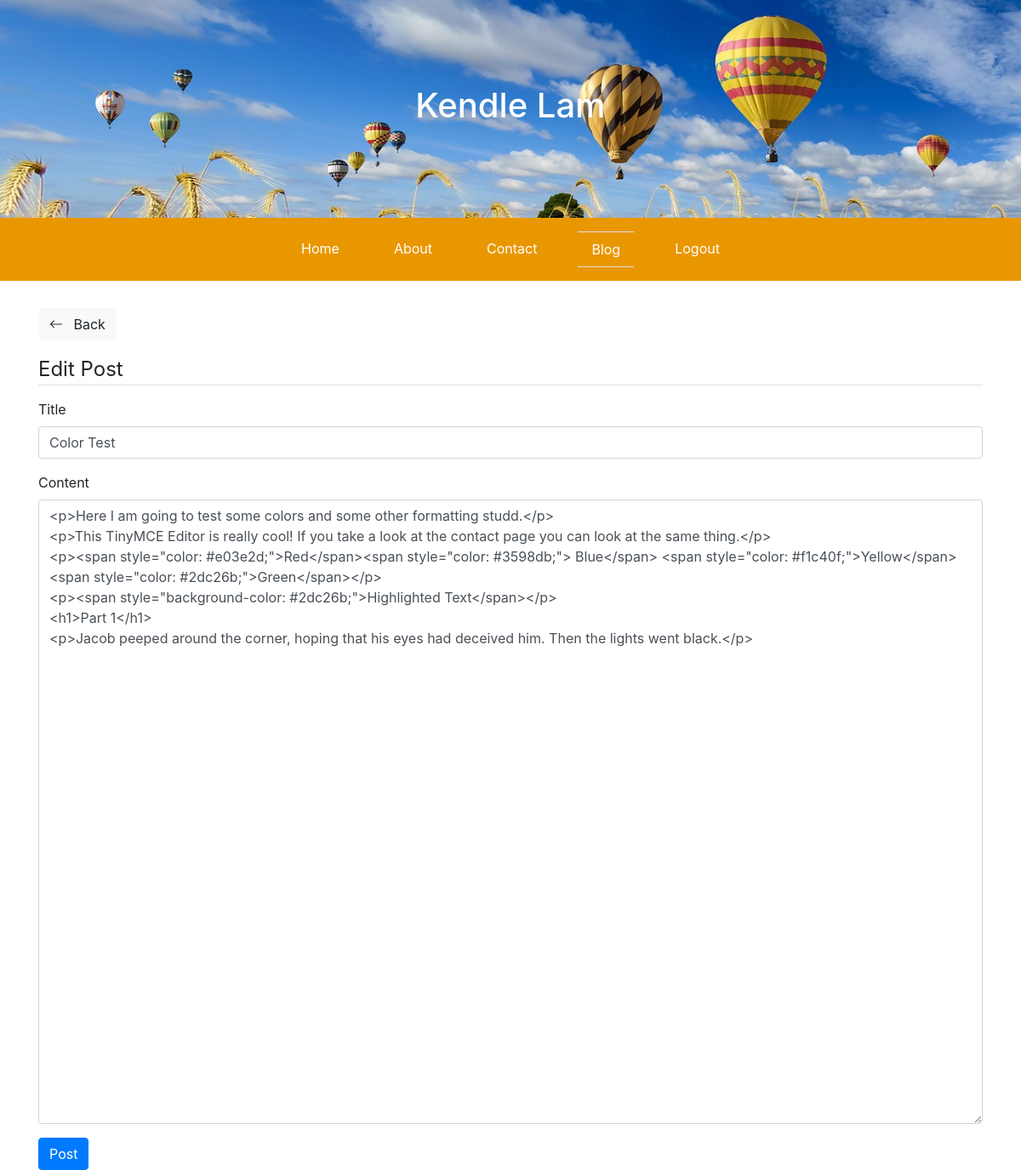
The page /blog/post/2/edit (signed in) on the database its author committed.
### flaskblog/models.py (models this page shows, shortened)
class Post(db.Model):
    id = db.Column(db.Integer, primary_key=True)
    title = db.Column(db.String(100), nullable=False)
    date_posted = db.Column(db.DateTime, nullable=False, default=datetime.utcnow)
    last_updated = db.Column(db.DateTime, nullable=False, default=datetime.utcnow)
    content = db.Column(db.Text, nullable=False)
    comments = db.relationship('Comment', backref='post', lazy=True)

### flaskblog/posts/routes.py (the view)
@posts.route("/blog/post/<int:post_id>/edit", methods=["GET", "POST"])
def update_post(post_id):
    post = Post.query.get_or_404(post_id)
    form = PostForm()
    if form.validate_on_submit():
        post.title = form.title.data
        post.content = form.content.data
        post.last_updated = datetime.utcnow()
        db.session.commit()
        flash('Post updated!', 'success')
        return redirect(url_for('posts.post',post_id = post.id))
    elif request.method == 'GET':
        form.title.data = post.title
        form.content.data = post.content
    return render_template('create_post.html', title='Update Post', form =form, legend='Edit Post')

### flaskblog/posts/forms.py
class PostForm(FlaskForm):
    title = StringField('Title', validators=[DataRequired()])
    content = TextAreaField('Content', validators=[DataRequired()])
    submit = SubmitField('Post')

### flaskblog/models.py (called while the page is built)
@login_manager.user_loader
def load_user(user_id):
    return User.query.get(int(user_id))

### flaskblog/templates/create_post.html (shortened to what this page needs)
{% extends "layout.html"%}
{% set active_page = "blog" %}
{% block content %}
<div class="container my-3">
    <a class="btn bg-light my-3" href=javascript:history.back()><i class="bi bi-arrow-left"></i><span class="ml-2"> Back</span></a>
    <legend class="border-bottom mb-3">{{ legend }}</legend>
    <form method="POST" action="">
        <div class ="form-group">
            {{ form.title.label }}
            {{ form.title(class="form-control") }}
        </div>
        <div class ="form-group">
            {{ form.content.label }}
            {{ form.content(class="form-control", rows=30) }}
        </div>
        <div class ="form-group">
            {{ form.submit(class="btn btn-primary") }}
        </div>
    </form>
</div>
{% endblock%}

### flaskblog/static/main.css (style rules this page uses)
html, body { height:100%; }

### rows shown on the page
Post: title "Color Test", content "<p>Here I am going to test some colors and some other formatting studd.</p> <p>This TinyMCE Editor is really cool! If you take a look at the contact page you can look at the same thing.</p> <p><span style=\"color: #e03e2d;\">Red</span><span style=\"color: #3598db;\"> Blue</span> <span style=\"color: #f1c40f;\">Yellow</span> <span style=\"color: #2dc26b;\">Green</span></p> <p><span style=\"background-color: #2dc26b;\">Highlighted Text</span></p> <h1>Part 1</h1> <p>Jacob peeped around the corner, hoping that his eyes had deceived him. Then the lights went black.</p>"

### other values the page prints
{{ caption|e }} "Home" "About" "Contact" "Logout"
{{ caption|e }} "Blog"
{{ legend }} "Edit Post"
